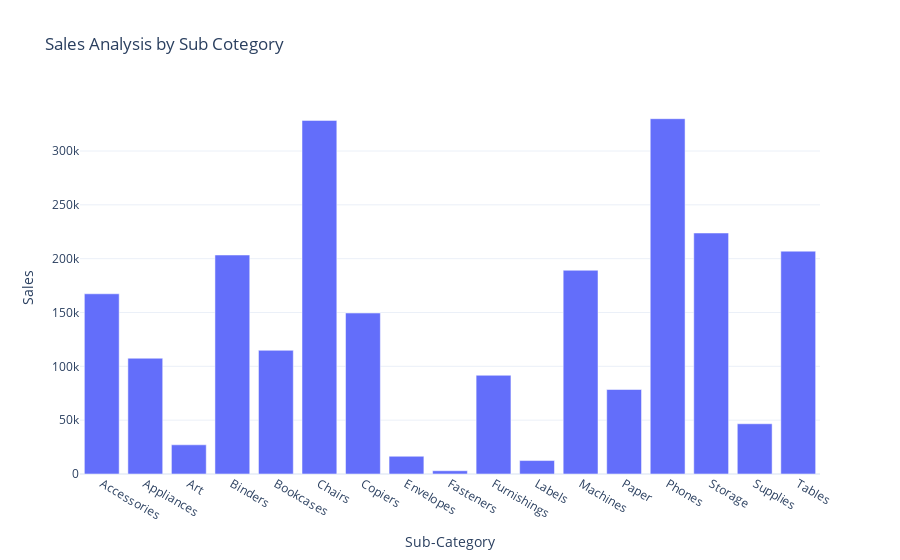

Write notebook code for a chart like this one.
### Code cell
fig=px.bar(sales_by_sub_subcategory,
            x='Sub-Category',
            y='Sales',
            title='Sales Analysis by Sub Cotegory')
fig.show()

### Figure 1 — Plotly figure (JSON) as saved in the notebook; plotly's stock layout.template omitted (floating-point values rounded to 4 significant figures)
{"data": [{"hovertemplate": "Sub-Category=%{x}<br>Sales=%{y}<extra></extra>", "legendgroup": "", "marker": {"color": "#636efa", "pattern": {"shape": ""}}, "name": "", "orientation": "v", "showlegend": false, "textposition": "auto", "type": "bar", "x": ["Accessories", "Appliances", "Art", "Binders", "Bookcases", "Chairs", "Copiers", "Envelopes", "Fasteners", "Furnishings", "Labels", "Machines", "Paper", "Phones", "Storage", "Supplies", "Tables"], "xaxis": "x", "y": [167400.0, 107500.0, 27120.0, 203400.0, 114900.0, 328400.0, 149500.0, 16480.0, 3024.0, 91710.0, 12490.0, 189200.0, 78480.0, 330000.0, 223800.0, 46670.0, 207000.0], "yaxis": "y"}], "layout": {"barmode": "relative", "legend": {"tracegroupgap": 0}, "title": {"text": "Sales Analysis by Sub Cotegory"}, "xaxis": {"anchor": "y", "domain": [0, 1], "title": {"text": "Sub-Category"}}, "yaxis": {"anchor": "x", "domain": [0, 1], "title": {"text": "Sales"}}}}
